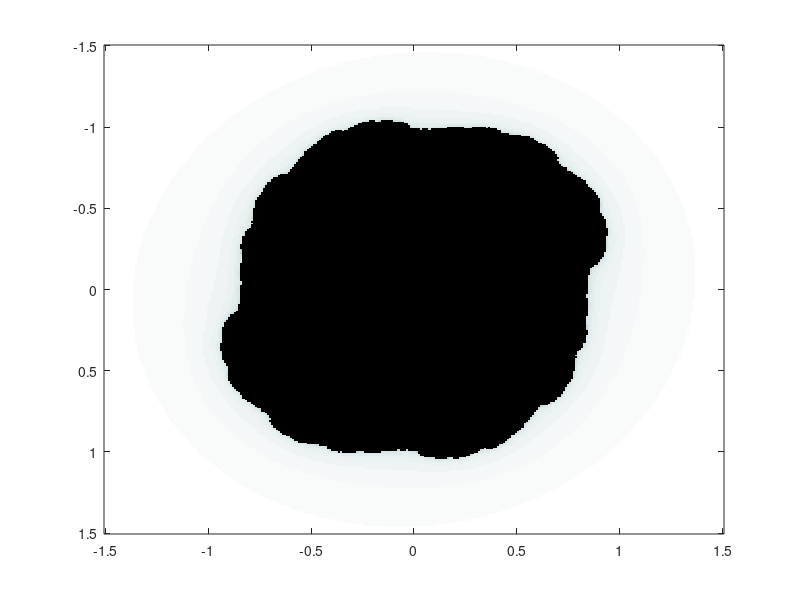

The MATLAB script that drew this image:
%Julia set
%this script takes about 2 second
%to complete the fractal
%remove the comment in line 52 to 57
%to save the fractal as a png file
%the function ind2rb8 takes sometime
x = linspace(-1.5,1.5,300);
y = linspace(-1.5,1.5,300);
c = zeros(length(x),length(y));
a = 0;
b = 0;
xn= 0;
yn= 0;
xnew = 0;
ynew = 0;
lenx  = length(x);
leny  = length(y);
zval  = zeros(leny,lenx);
%h_msg = msgbox(' Please Wait ',' ');

for n=1:leny

    c(n,:)=y(n)+i*x(:);

end


a = -0.7708; -0.3420 ;-0.0284; -0.6642;0.28685134248957;
b = -0.1363;  0.6349 ;-0.7145; -0.5768;0.48848536810956;
format long
a = 0.53; b = -0.92;aa=0-(-1+(2)*rand(1,5));bb=0-(-1+(2)*rand(1,5));
for mm=1:5
a=aa(mm);b=bb(mm);
for n = 1:lenx*leny
    
    k  = 0;
    xn = real(c(n));
    yn = imag(c(n));
    while ((k <= 100) &&((xn*xn + yn*yn)<4))
    xnew = xn*xn-yn*yn + a;
    ynew = 2*xn*yn + b;
      xn = xnew;
      yn = ynew;
       k = k+1;
    end
  zval(n)=k;
    
end
ho=flipud(colormap(bone));
zval = zval';
colormap(ho);
h2 = image(x,y,zval);
pause(0.5)
%drawnow
end

%close(h_msg);
ho=flipud(colormap(bone));
%zval = zval';
colormap(ho);
h2 = image(x,y,zval);

%clear x y c
%cmap  = colormap;
%zval8 = uint8(zval);
%clear zval
%rgb   = ind2rgb8( zval8 , cmap );
%imwrite(rgb ,'julia.png','png') ;
